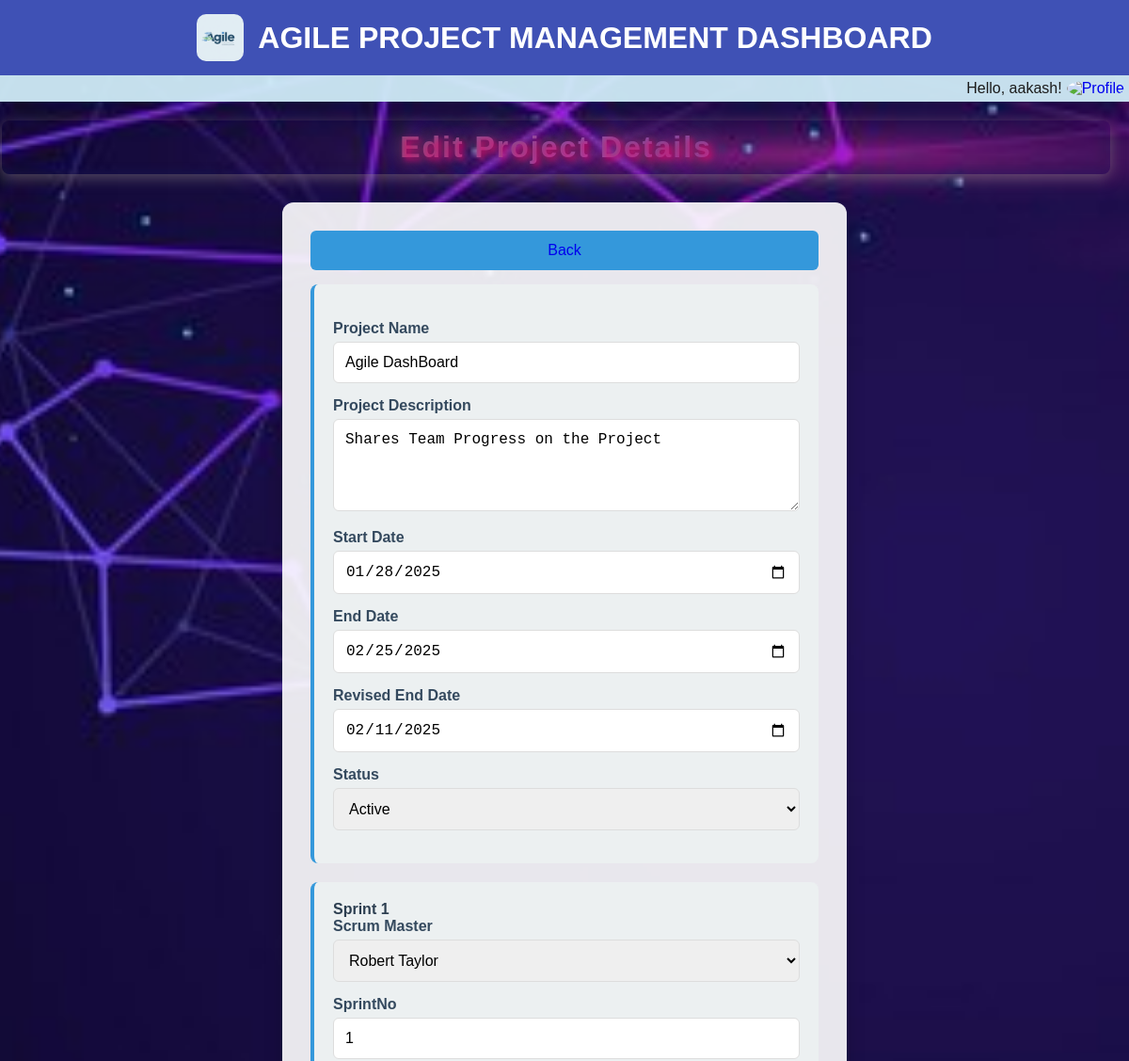
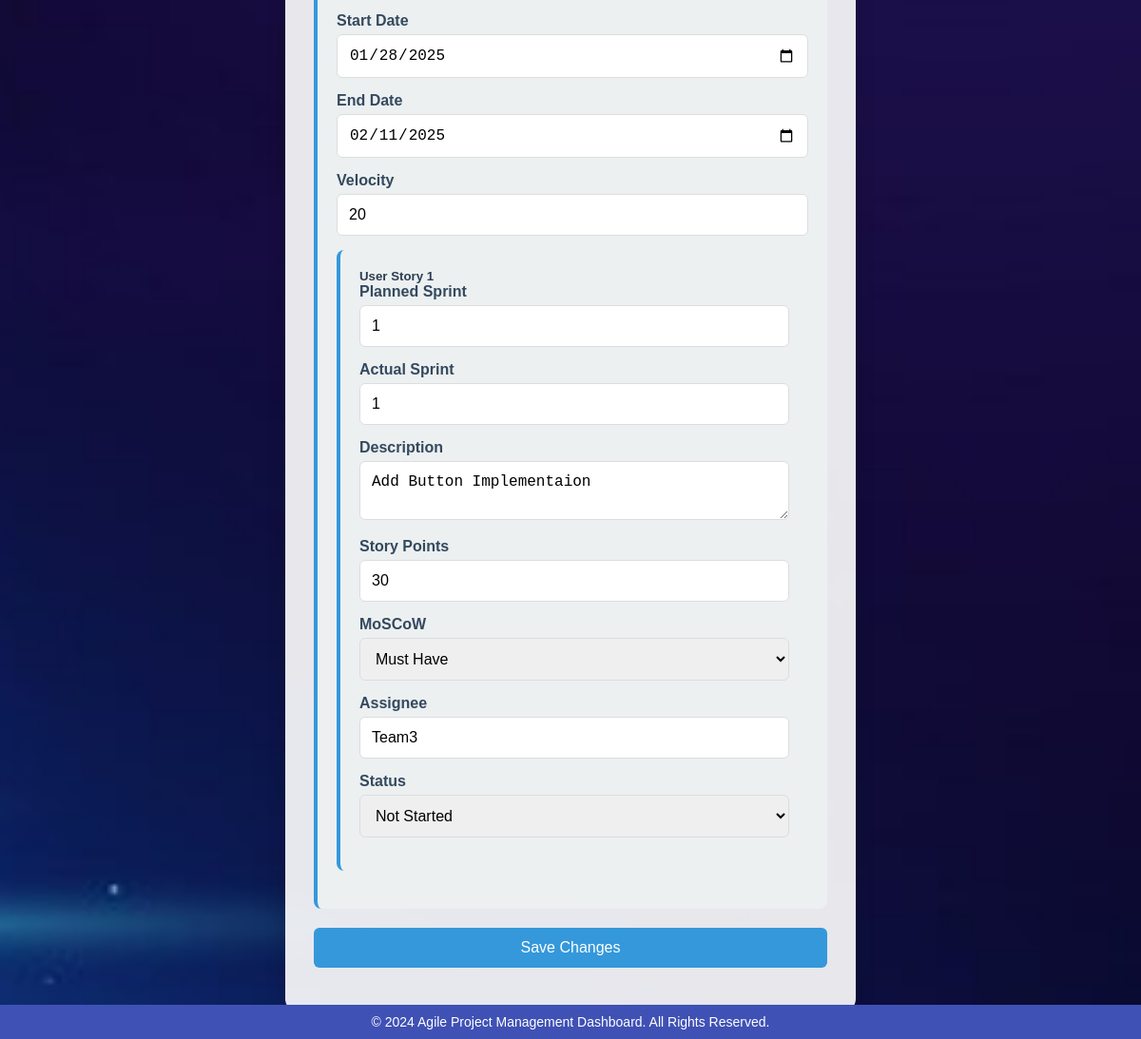
The app's page /editproject/6 (signed in) with its own data (2 pictures, top to bottom).
### models.py (models this page shows, shortened)
class ProjectDetails(db.Model):
    __tablename__ = 'ProjectDetails'
    ProjectId = db.Column(db.Integer, primary_key=True, autoincrement=True)
    ProductOwnerId = db.Column(db.Integer, db.ForeignKey('ProductOwner.ProductOwnerId'), nullable=False)
    ProjectName = db.Column(db.String(255), nullable=False)
    ProjectDescription = db.Column(db.Text)
    StartDate = db.Column(db.Date, nullable=False)
    EndDate = db.Column(db.Date, nullable=False)
    RevisedEndDate = db.Column(db.Date)
    Status = db.Column(db.String(100), default="Not Started")
    sprints = db.relationship('SprintCalendar', backref='project', lazy=True)
    user_stories = db.relationship('UserStories', backref='project', lazy=True)

class SprintCalendar(db.Model):
    __tablename__ = 'SprintCalendar'
    SprintId = db.Column(db.Integer, primary_key=True, autoincrement=True)
    ProjectId = db.Column(db.Integer, db.ForeignKey('ProjectDetails.ProjectId'), nullable=False)
    ScrumMasterID = db.Column(db.Integer, db.ForeignKey('ScrumMasters.ScrumMasterID'), nullable=True)
    SprintNo = db.Column(db.Integer, nullable=True)
    StartDate = db.Column(db.Date, nullable=False)
    EndDate = db.Column(db.Date, nullable=False)
    Velocity = db.Column(db.Integer, default=0)
    scrum_master = db.relationship('ScrumMasters', backref='sprints')
    user_stories = db.relationship('UserStories', backref='sprint', lazy=True)

class UserStories(db.Model):
    __tablename__ = 'UserStories'
    UserStoryID = db.Column(db.Integer, primary_key=True, autoincrement=True)
    ProjectId = db.Column(db.Integer, db.ForeignKey('ProjectDetails.ProjectId'), nullable=False)
    SprintId = db.Column(db.Integer, db.ForeignKey('SprintCalendar.SprintId'), nullable=True)
    PlannedSprint = db.Column(db.Integer, nullable=False)
    ActualSprint = db.Column(db.Integer, nullable=False)
    Description = db.Column(db.Text, nullable=False)
    StoryPoint = db.Column(db.Integer, nullable=False)
    MOSCOW = db.Column(db.String(50), nullable=False)
    Assignee = db.Column(db.String(255))
    Status = db.Column(db.String(100), default="Not Started")

### main.py (the view, shortened to what this page needs)
@app.route("/editproject/<int:project_id>", methods=["GET", "POST"])
def edit_project(project_id):
    if request.method == "GET":
        try:
            project = ProjectDetails.query.filter_by(ProjectId=project_id).first()
            scrum_masters = get_all_scrum_masters()
            print(scrum_masters)
            if not project:
                return jsonify({"error": "Project not found"}), 404
            project_data = {
                "ProjectId": project.ProjectId,
                "ProductOwnerId": project.ProductOwnerId,
                "ProjectName": project.ProjectName,
                "ProjectDescription": project.ProjectDescription,
                "StartDate": project.StartDate,
                "EndDate": project.EndDate,
                "RevisedEndDate": project.RevisedEndDate,
                'Status':project.Status,
                "sprints": [
                    {
                        "SprintId": sprint.SprintId,
                        "SprintNo": sprint.SprintNo,
                        "ScrumMasterID": sprint.ScrumMasterID,
                        "StartDate": sprint.StartDate,
                        "EndDate": sprint.EndDate,
                        "Velocity": sprint.Velocity,
                        "user_stories": [
                            {
                                "PlannedSprint": story.PlannedSprint,
                                "ActualSprint": story.ActualSprint,
                                "Description": story.Description,
                                "StoryPoint": story.StoryPoint,
                                "MOSCOW": story.MOSCOW,
                                "Assignee": story.Assignee,
                                "Status": story.Status,
                            }
                            for story in sprint.user_stories
                        ],
                    }
                    for sprint in project.sprints
                ],
            }
            print(session['role'],session['uid'])
            return render_template(
                "edit_project.html",
                project=project_data,
                scrum_masters=scrum_masters,
                user_name=session['username'],
                user_role=session['role'],
                user_id=session['uid']
            )
        except Exception as e:
            return jsonify({"error": str(e)}), 500
    return render_template(
        "edit_project.html", project=project, scrum_masters=scrum_masters
    )

### main.py (called while the page is built)
def get_all_scrum_masters():
    scrum_masters = ScrumMasters.query.all()  # Assuming ScrumMaster is your model
    return [{"id": sm.ScrumMasterID, "name": sm.Name} for sm in scrum_masters]

### templates/edit_project.html (shortened to what this page needs)
<!DOCTYPE html>
<html lang="en">
<head>
    <link rel="stylesheet" type="text/css" href="{{ url_for('static', filename='css/edit.css') }}">
</head>
<body>
        <div class="header">
            <img
                  src="{{ url_for('static',filename='images/logo3.jpg') }}"
                  alt="Logo"
                  class="profile-pic"
              />
          <h1>AGILE PROJECT MANAGEMENT DASHBOARD</h1>
        </div>
        <div class="top-bar">
          <div class="greeting">
            <span>Hello, {{ user_name }}!</span>
            <div class="dropdown">
              <a href="{{url_for('auth.login')}}"
                ><img
                  src="{{ url_for('static', filename=current_user.profile_picture) }}"
                  alt="Profile"
                  class="profile-pic"
              /></a>
            </div>
          </div>
        </div>
    <div id="form-container">
        <h1 id="edit">Edit Project Details</h1>
        <form method="POST">
            <button class="back-button"><a href="/projects/{{user_role}}/{{user_id}}">Back</a></button>
            <div class="sprint-section">
                <br/>
                <label for="project_name">Project Name</label>
                <input type="text" id="project_name" name="project_name" value="{{ project['ProjectName'] }}" required>
                <label for="project_description">Project Description</label>
                <textarea id="project_description" name="project_description" rows="4" required>{{ project['ProjectDescription'] }}</textarea>
                <label for="start_date">Start Date</label>
                <input type="date" id="start_date" name="start_date" value="{{ project['StartDate'] }}" required>
                <label for="end_date">End Date</label>
                <input type="date" id="end_date" name="end_date" value="{{ project['EndDate'] }}" required>
                <label for="revised_end_date">Revised End Date</label>
                <input type="date" id="revised_end_date" name="revised_end_date" value="{{ project['RevisedEndDate'] }}" >
                <label for="status">Status</label>
                <select id="status" name="status" required>
                    <option value="active" {% if project['Status'] == 'active' %}selected{% endif %}>Active</option>
                </select>
            </div>
            <div id="sprints-container">
                {% for sprint in project['sprints'] %}
                <div class="sprint-section" id="sprint-{{ loop.index }}">
                    <h4>Sprint {{ loop.index }}</h4>
                    <label for="scrum-master-{{ loop.index }}">Scrum Master</label>
                    <select id="scrum-master-{{ loop.index }}" name="scrum_master_id_{{ loop.index }}" required>
                        {% for scrum_master in scrum_masters %}
                            <option value="{{ scrum_master.id }}"
                                    {% if scrum_master.id == sprint['ScrumMasterID'] %} selected {% endif %}>
                                {{ scrum_master.name }}
                            </option>
                        {% endfor %}
                    </select>
                    <label for="sprintNo-{{ loop.index }}">SprintNo</label>
                    <input type="number" id="sprintNo-{{ loop.index }}" name="sprintNo_{{ loop.index }}" value="{{ sprint['SprintNo'] }}" required>
                    <label for="sprint-start-date-{{ loop.index }}">Start Date</label>
                    <input type="date" id="sprint-start-date-{{ loop.index }}" name="sprint_start_date_{{ loop.index }}" value="{{ sprint['StartDate'] }}" required>
                    <label for="sprint-end-date-{{ loop.index }}">End Date</label>
                    <input type="date" id="sprint-end-date-{{ loop.index }}" name="sprint_end_date_{{ loop.index }}" value="{{ sprint['EndDate'] }}" required>
                    <label for="sprint-velocity-{{ loop.index }}">Velocity</label>
                    <input type="number" id="sprint-velocity-{{ loop.index }}" name="sprint_velocity_{{ loop.index }}" value="{{ sprint['Velocity'] }}" required>
                    <div class="user-story-section">
                        {% for user_story in sprint['user_stories'] %}
                        <h5>User Story {{ loop.index }}</h5>
                        <label for="planned-sprint-{{ loop.index }}-{{ loop.index0 }}">Planned Sprint</label>
                        <input type="number" id="planned-sprint-{{ loop.index }}-{{ loop.index0 }}" name="planned_sprint_{{ loop.index }}_{{ loop.index0 }}" value="{{ user_story['PlannedSprint'] }}" required>
                        <label for="actual-sprint-{{ loop.index }}-{{ loop.index0 }}">Actual Sprint</label>
                        <input type="number" id="actual-sprint-{{ loop.index }}-{{ loop.index0 }}" name="actual_sprint_{{ loop.index }}_{{ loop.index0 }}" value="{{ user_story['ActualSprint'] }}" required>
                        <label for="story-desc-{{ loop.index }}-{{ loop.index0 }}">Description</label>
                        <textarea id="story-desc-{{ loop.index }}-{{ loop.index0 }}" name="story_desc_{{ loop.index }}_{{ loop.index0 }}" required>{{ user_story['Description'] }}</textarea>
                        <label for="story-points-{{ loop.index }}-{{ loop.index0 }}">Story Points</label>
                        <input type="number" id="story-points-{{ loop.index }}-{{ loop.index0 }}" name="story_points_{{ loop.index }}_{{ loop.index0 }}" value="{{ user_story['StoryPoint'] }}" required>
                        <label for="moscow-{{ loop.index }}-{{ loop.index0 }}">MoSCoW</label>
                        <select id="moscow-{{ loop.index }}-{{ loop.index0 }}" name="moscow_{{ loop.index }}_{{ loop.index0 }}" required>
                            <option value="must-have" {% if user_story['MOSCOW'] == 'must-have' %}selected{% endif %}>Must Have</option>
                        </select>
                        <label for="assignee-{{ loop.index }}-{{ loop.index0 }}">Assignee</label>
                        <input type="text" id="assignee-{{ loop.index }}-{{ loop.index0 }}" name="assignee_{{ loop.index }}_{{ loop.index0 }}" value="{{ user_story['Assignee'] }}" required>
                        <label for="status-{{ loop.index }}-{{ loop.index0 }}">Status</label>
                        <select id="status-{{ loop.index }}-{{ loop.index0 }}" name="status_{{ loop.index }}_{{ loop.index0 }}" required>
                            <option value="not-started" {% if user_story['Status'] == 'not-started' %}selected{% endif %}>Not Started</option>
                        </select>
                        {% endfor %}
                    </div>
                </div>
                {% endfor %}
            </div>
            <button type="submit">Save Changes</button>
        </form>
    </div>
    <div class="footer">
        &copy; 2024 Agile Project Management Dashboard. All Rights Reserved.
    </div>
</body>
</html>

### static/css/edit.css (style rules this page uses)
* { margin: 0; padding: 0; box-sizing: border-box; transition: all 0.3s ease; }
body { font-family: 'Roboto Slab', sans-serif; margin: 0; padding: 0; background: url('../images/background.jpg') no-repeat center center fixed; background-size: cover; color: #fff; min-height: 100vh; display: flex; flex-direction: column; }
.header { display: flex; align-items: center; justify-content: center; background-color: #3f51b5; color: white; padding: 15px; text-align: center; box-shadow: 0 2px 5px rgba(0, 0, 0, 0.1); }
.header img { height: 50px; margin-right: 15px; border-radius: 10px; }
.header h1 { font-size: 2rem; font-weight: 600; margin: 0; text-shadow: none; }
.top-bar { display: flex; justify-content: space-between; align-items: center; padding: 5px; background-color: #d1edf8f0; box-shadow: 0 5px 15px rgba(0, 0, 0, 0.05); }
#edit { font-size: 2rem; margin: 20px; margin-left: 2px; text-align: center; background: linear-gradient(90deg, #973008, #9b59b6, #5a3f96); background-clip: text; -webkit-background-clip: text; color: transparent; font-family: 'Poppins', sans-serif; font-weight: 800; letter-spacing: 2px; text-shadow: 3px 3px 6px rgba(255, 0, 111, 0.7), 0 0 15px rgba(89, 57, 76, 0.9), 0 0 30px rgba(155, 89, 182, 1.2); padding: 10px; border-radius: 8px; box-shadow: 0 4px 15px rgba(148, 136, 136, 0.5), inset 0 -5px 10px rgba(27, 51, 144, 0.1); }
.greeting { display: flex; align-items: center; gap: 5px; margin-left: auto; }
.greeting span { font-size: 1rem; color: #1c1c1c; }
.greeting img { width: 40px; height: 40px; border-radius: 50%; cursor: pointer; }
.dropdown { position: relative; }
form { background-color: rgba(255, 255, 255, 0.9); padding: 30px; border-radius: 12px; max-width: 600px; width: 100%; box-shadow: 0 8px 20px rgba(0, 0, 0, 0.2); color: #333; margin: 30px auto; }
label { font-size: 1rem; font-weight: bold; margin-bottom: 5px; display: block; color: #34495e; }
input, textarea, select, button { width: 100%; margin-bottom: 15px; padding: 12px; font-size: 16px; border: 1px solid #ddd; border-radius: 6px; box-sizing: border-box; transition: all 0.3s ease; }
button { background-color: #3498db; color: white; border: none; cursor: pointer; }
.sprint-section, .user-story-section { background-color: #ecf0f1; padding: 20px; margin-bottom: 20px; border-radius: 8px; border-left: 4px solid #3498db; color: #2c3e50; }
h1 { font-size: 2rem; margin-bottom: 20px; text-shadow: 2px 2px 4px rgba(0, 0, 0, 0.7); text-align: center; }
.footer { background-color: #3f51b5; color: white; text-align: center; padding: 10px 0; position: fixed; bottom: 0; width: 100%; font-size: 14px; }
a { text-decoration: none; }

### records on screen
ProjectDetails: project_name "Agile DashBoard", project_description "Shares Team Progress on the Project", start_date "01/28/2025", end_date "02/25/2025", revised_end_date "02/11/2025"
SprintCalendar: StartDate "01/28/2025", EndDate "02/11/2025"
UserStories: Description "Add Button Implementaion", StoryPoint "30", MOSCOW "Must Have", Assignee "Team3", Status "Not Started"

### other values on screen
{{ user_name }} "aakash"
form field value "Robert Taylor"
